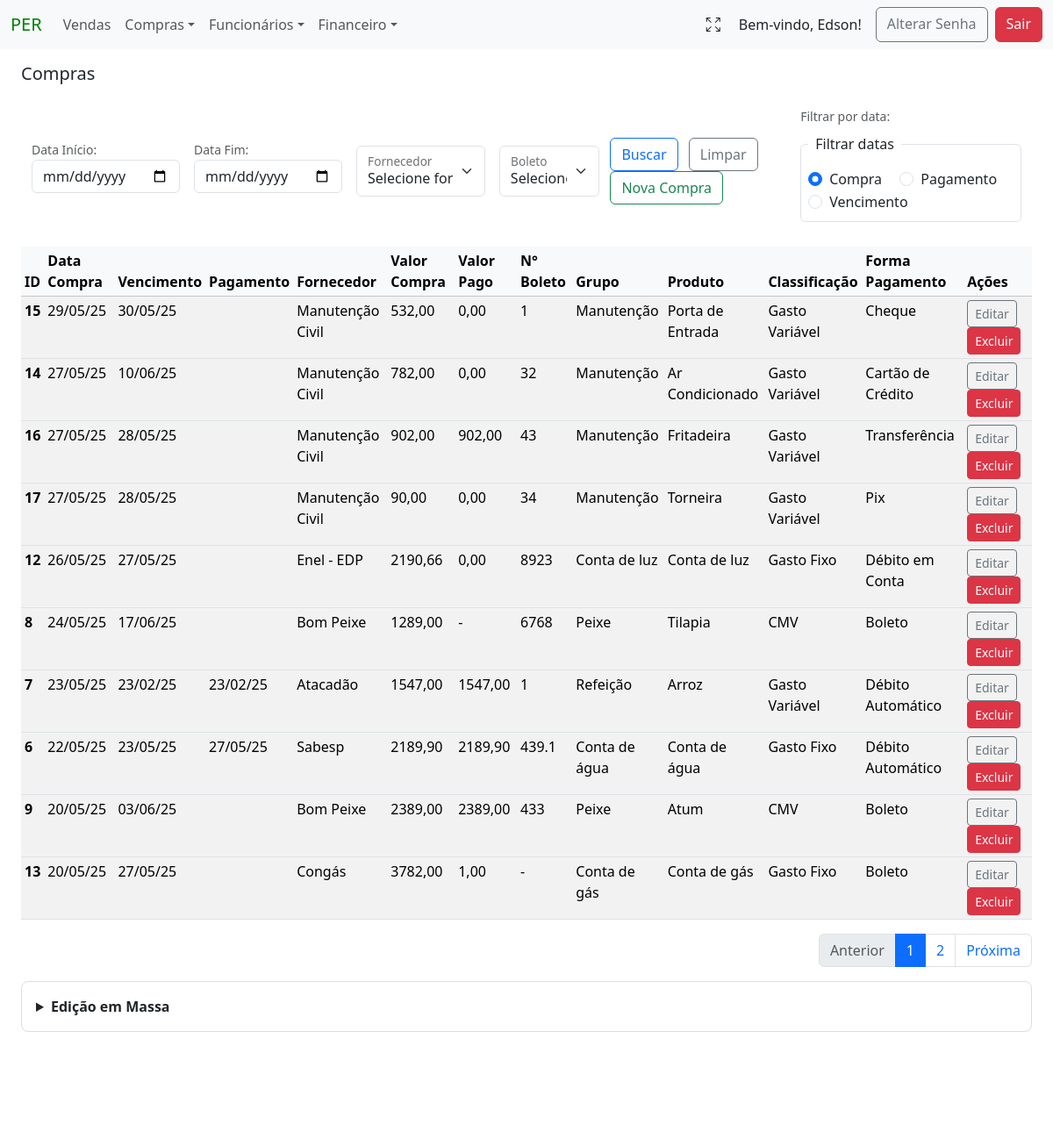
Page /compras/ (signed in, upper part) on the earlier database version.
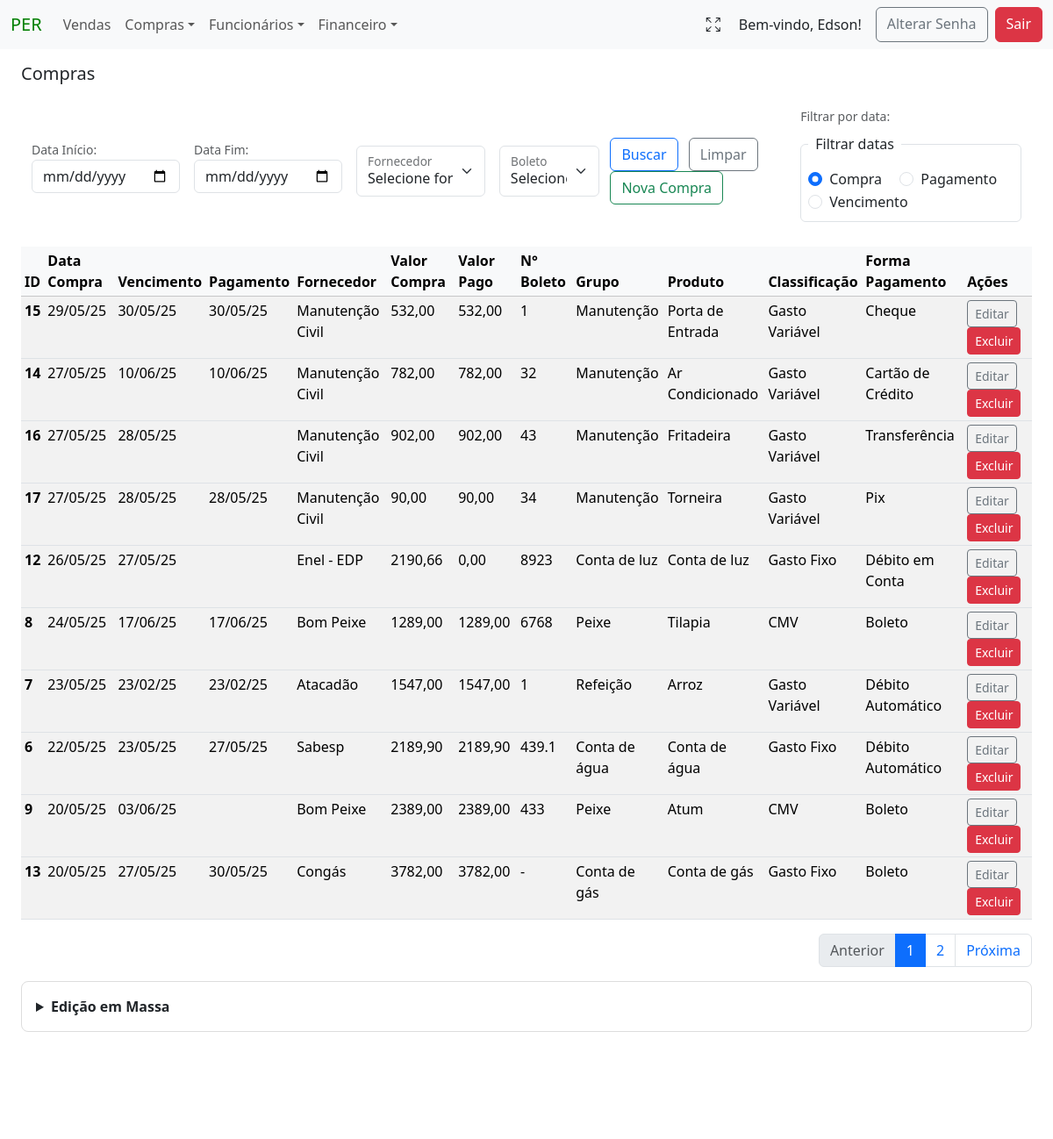
Same page on the later database version.
### compras/models.py (models this page shows)
class Compras(models.Model):
    classificacao_choices = [
                        ('CMV', 'CMV'),
                        ('Gasto Fixo', 'Gasto Fixo'),
                        ('Gasto Variável', 'Gasto Variável')
                        ]
    tipo_pagamento = [
                    ('Dinheiro', 'Dinheiro'),
                    ('Cartão de Crédito', 'Cartão de Crédito'),
                    ('Cartão Débito', 'Cartão Débito'),
                    ('Pix', 'Pix'),
                    ('Cheque', 'Cheque'),
                    ('Transferência', 'Transferência'),
                    ('Boleto', 'Boleto'),
                    ('Débito em Conta', 'Débito em Conta')
    ]
    tenant = models.ForeignKey(Tenant, on_delete=models.CASCADE)
    created_at = models.DateTimeField(auto_now_add=True)
    data_compra = models.DateField(verbose_name="Data da Venda", null=False, blank=False)
    data_vencimento = models.DateField(verbose_name="Data do Vencimento", null=True, blank=False)
    data_pagamento = models.DateField(verbose_name="Data do Pagamento", null=True, blank=True)
    fornecedor = models.ForeignKey(Fornecedor, on_delete=models.PROTECT, verbose_name="Fornecedor", null=False, blank=False)
    valor_compra = models.DecimalField(verbose_name="Valor da Compra", max_digits=9, decimal_places=2, null=False, blank=False)
    valor_pago = models.DecimalField(verbose_name="Valor de Pagamento", max_digits=9, decimal_places=2, null=True, blank=True)
    qtd = models.CharField(verbose_name="Quantidade", max_length=10, null=True, blank=True)
    numero_boleto = models.CharField(verbose_name="Boleto", max_length=10, null=True, blank=True)
    grupo_produto = models.CharField(verbose_name="Grupo do Produto", max_length=20, null=True, blank=False)
    produto = models.CharField(verbose_name="Produto", max_length=20, null=True, blank=False)
    classificacao = models.CharField(verbose_name="Classificação", choices=classificacao_choices, max_length=20, null=True, blank=False)
    forma_pagamento = models.CharField(verbose_name="Forma de Pagamento", choices=tipo_pagamento, max_length=17, null=True, blank=False)
    observacao = models.CharField(verbose_name="Observação", max_length=35, null=True, blank=True)
    author = models.ForeignKey(settings.AUTH_USER_MODEL, on_delete=models.PROTECT, blank=False, default=1)
    dt_atualizado = models.DateTimeField(auto_now=True, null=False, blank=False)

class Fornecedor(models.Model):
    tenant = models.ForeignKey(Tenant, on_delete=models.CASCADE)
    created_at = models.DateTimeField(auto_now_add=True)
    nome_empresa = models.CharField(verbose_name="Fornecedor", max_length=50, blank=False)
    cnpj = models.CharField(verbose_name="CNPJ", max_length=14, null=True, blank=True)
    nome_contato = models.CharField(verbose_name="Contato", max_length=35, null=True, blank=True)
    telefone = models.CharField(verbose_name="Telefone", max_length=15, null=True, blank=True)
    email = models.CharField(verbose_name="E-mail", max_length=40, null=True, blank=True)
    endereco = models.CharField(verbose_name="Endereço", max_length=255, null=True, blank=True)
    cep = models.CharField(verbose_name="CEP", max_length=8, null=True, blank=True)
    numero = models.CharField(verbose_name="Número", max_length=10, null=True, blank=True)
    bairro = models.CharField(verbose_name="Bairro", max_length=20, null=True, blank=True)
    cidade = models.CharField(verbose_name="Cidade", max_length=30, null=True, blank=True)
    author = models.ForeignKey(settings.AUTH_USER_MODEL, on_delete=models.PROTECT, blank=False, default=1)
    dt_atualizado = models.DateTimeField(auto_now=True, null=False, blank=False)
    class Meta:
        unique_together = ('tenant', 'nome_empresa')
        verbose_name = "Fornecedor"
        verbose_name_plural = "Fornecedores"
    def __str__(self):
        return f"{self.nome_empresa}"

### compras/views.py (the view, shortened to what this page needs)
# urls.py: path('compras/', ComprasListView.as_view(), name="compras_list"),
class ComprasListView(LoginRequiredMixin, PermissionRequiredMixin, TenantQuerysetMixin, HandleNoPermissionMixin, ListView):
    model = Compras
    permission_required = 'compras.view_compras'  # Permissão para visualizar objetos'
    def get_queryset(self):
        tenant = getattr(self.request.user, 'tenant', None)
        if not tenant:
            return Compras.objects.none()  # Retorna vazio se o tenant não for encontrado
        queryset = Compras.objects.filter(tenant=tenant).order_by('data_compra')
        data_inicio = self.request.GET.get('data_inicio')
        data_fim = self.request.GET.get('data_fim')
        fornecedor_selecionado = self.request.GET.getlist('fornecedor[]')
        boleto_selecionado = self.request.GET.getlist('numero_boleto[]')
        filtro_data = self.request.GET.get('filtro_data', 'compra')  # Padrão é 'compra'
        fornecedor_selecionado = [f for f in fornecedor_selecionado if f]  # Remove valores vazios
        if fornecedor_selecionado:  # Só aplica o filtro se a lista não estiver vazia
            queryset = queryset.filter(fornecedor__id__in=fornecedor_selecionado)
        boleto_selecionado = [b for b in boleto_selecionado if b]  # Remove valores vazios
        if boleto_selecionado:
            queryset = queryset.filter(numero_boleto__in=boleto_selecionado)
        return queryset
    def get_context_data(self, **kwargs):
        context = super().get_context_data(**kwargs)
        tenant = getattr(self.request.user, 'tenant', None)
        if tenant:
            tenant = str(tenant).lower().replace(' ', '_')
        context['tenant'] = tenant
        compras = context['object_list'].order_by('-data_compra')  # Lista de vendas do queryset
        paginator = Paginator(compras, 10)  # 10 itens por página
        page_number = self.request.GET.get('page')  # Número da página atual
        compras_page = paginator.get_page(page_number)
        context['compras_list'] = compras_page  # Lista paginada para o template
        context['fornecedores'] = Fornecedor.objects.filter(tenant=self.request.user.tenant)
        context['numero_boleto'] = Compras.objects.filter(tenant=self.request.user.tenant).values_list('numero_boleto', flat=True).distinct()
        compras_grid_data = [
            {
                "id": c.pk,
                "data_compra": c.data_compra.strftime('%Y-%m-%d') if c.data_compra else "",
                "data_vencimento": c.data_vencimento.strftime('%Y-%m-%d') if c.data_vencimento else "",
                "data_pagamento": c.data_pagamento.strftime('%Y-%m-%d') if c.data_pagamento else "",
                "fornecedor": c.fornecedor_id, # ID para salvar
                "nome_empresa": c.fornecedor.nome_empresa if c.fornecedor else "",
                "valor_compra": float(c.valor_compra or 0),
                "valor_pago": float(c.valor_pago or 0),
                "numero_boleto": c.numero_boleto or "",
                "grupo_produto": c.grupo_produto,
                "produto": c.produto,
                "classificacao": str(c.classificacao or ""),
                "forma_pagamento": str(c.forma_pagamento or ""),
                "qtd": c.qtd or "",
                "observacao": c.observacao or "",
                "tenant_id": c.tenant_id,  # Inclui o tenant_id para referência
            }
            for c in compras_page  # Use apenas os itens da página atual
        ]
        context['compras_grid_data_json'] = json.dumps(compras_grid_data, cls=DjangoJSONEncoder)
        return context

### project/context_processors.py (called while the page is built)
def tenant_context(request):
    return {
        'tenant': request.GET.get('tenant', None),
    }

### users/models.py (called while the page is built)
    def __str__(self):
        return self.name

### compras/templates/compras/compras_list.html (shortened to what this page needs)
{% extends 'global/base.html' %}
{% load static %}
{% load cache %}
{% block content %}
    <h5 class="mb-4 mt-3">Compras</h5>
    {% include 'compras/compras.html' %}
{% endblock content %}

### compras/templates/compras/compras.html (shortened to what the changed rows need)
{% load cache %}
{% if compras_list %}
    <table class="table table-sm table-striped table-hover mt-3">
        <thead class="table-light">
            <tr>
                <th scope="col">ID</th>
                <th scope="col">Data Compra</th>
                <th scope="col">Vencimento</th>
                <th scope="col">Pagamento</th>
                <th scope="col">Fornecedor</th>
                <th scope="col">Valor Compra</th>
                <th scope="col">Valor Pago</th>
                <th scope="col">N° Boleto</th>
                <th scope="col">Grupo</th>
                <th scope="col">Produto</th>
                <th scope="col">Classificação</th>
                <th scope="col">Forma Pagamento</th>
                <th scope="col">Ações</th>
            </tr>
        </thead>
        <tbody>
            {% for compras in compras_list %}
                <tr>
                    <th scope="row" >{{ compras.pk }}</th>
                    <td>{{ compras.data_compra| date:"d/m/y"}}</td>
                    <td>{{ compras.data_vencimento| date:"d/m/y"}}</td>
                    <td>{{ compras.data_pagamento| date:"d/m/y"}}</td>
                    <td>{{ compras.fornecedor }}</td>
                    <td>{{ compras.valor_compra| floatformat:2| default:"-" }}</td>
                    <td>{{ compras.valor_pago| floatformat:2| default:"-" }}</td>
                    <td>{{ compras.numero_boleto| default:"-" }}</td>
                    <td>{{ compras.grupo_produto| default:"-" }}</td>
                    <td>{{ compras.produto| default:"-" }}</td>
                    <td>{{ compras.classificacao| default:"-" }}</td>
                    <td>{{ compras.forma_pagamento| default:"-" }}</td>
                    <td>
                        {% if perms.compras.change_compras %}
                            <a href="{% url 'update_compras' pk=compras.pk %}?tenant={{ tenant }}" class="btn btn-outline-secondary btn-sm">Editar</a>
                        {% else %}
                            <a href="#" class="btn btn-outline-secondary btn-sm disabled" aria-disabled="true">
                                <i class="fas fa-lock"></i> Editar
                            </a>
                        {% endif %}
                        {% if perms.compras.delete_compras %}
                            <a href="{% url 'delete_compras' pk=compras.pk %}?tenant={{ tenant }}" class="btn btn-danger btn-sm">Excluir</a>
                        {% else %}
                            <a href="#" class="btn btn-danger btn-sm disabled" aria-disabled="true">
                                <i class="fas fa-lock"></i>Excluir
                            </a>
                        {% endif %}
                    </td>
                </tr>
            {% endfor %}
        </tbody>
    </table>
{% else %}
    <div class="container">
        <div class="alert alert-warning mt-3" role="alert">
            Não há compras para o filtro selecionado.
        </div>
    </div>
{% endif %}

Differences in the rows shown:
changed Compras "Porta de Entrada": data_pagamento (not shown) → "30/05/25"; valor_pago "0,00" → "532,00"
changed Compras "Ar Condicionado": data_pagamento (not shown) → "10/06/25"; valor_pago "0,00" → "782,00"
changed Compras "Torneira": data_pagamento (not shown) → "28/05/25"; valor_pago "0,00" → "90,00"
changed Compras "Tilapia": data_pagamento (not shown) → "17/06/25"; valor_pago "-" → "1289,00"
changed Compras "Conta de gás": data_pagamento (not shown) → "30/05/25"; valor_pago "1,00" → "3782,00"
